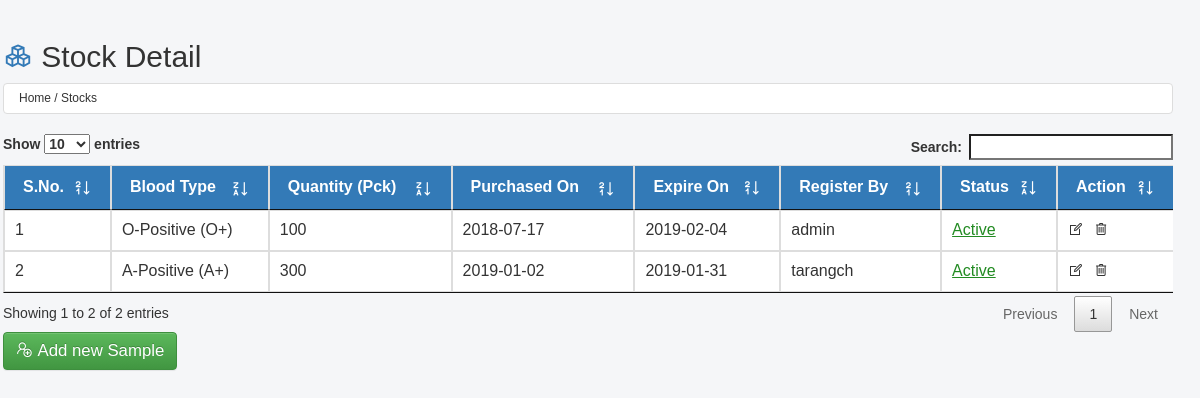
Screenshot of /Stock-Detail/ (signed in) with the database file from the repository.
### AppComponent/models.py (models this page shows)
class StockDetail(models.Model):
    StockId = models.AutoField(primary_key=True)
    Sample = models.CharField(max_length=50)
    Quantity = models.BigIntegerField()
    PurchasedOn = models.CharField(max_length=20)
    ExpireOn = models.CharField(max_length=20)
    CreatedBy = models.CharField(max_length=20)
    CreatedOn = models.CharField(max_length=20)
    ModifiedBy = models.CharField(max_length=20)
    ModifiedOn = models.CharField(max_length=20)
    isActive = models.BooleanField(default=0)
    class Meta:
        db_table = "tbl_StockDetail"

### AppComponent/views.py (the view)
# urls.py: path('Stock-Detail/', views.StockMasterList),
def StockMasterList(request):
    ResponceStatus = ''
    PkUserId = request.session['_PkId']
    MaxRegId = random_number(5,5)
    Join_Query = StockDetail.objects.raw('''Select * from tbl_StockDetail where isActive = 1''')
    return render(request,'StockMaster.html',{ 'StockListData' : Join_Query,'MyLatestId':MaxRegId,'ResponceStatus':ResponceStatus})

### AppComponent/views.py (called while the page is built)
def random_number(min_char=5,max_char=8):
    allchar = string.ascii_letters.upper() + string.digits
    randNumber = "".join(choice(allchar) for x in range(randint(min_char, max_char)))
    return randNumber

### AppComponent/templates/StockMaster.html (shortened to what this page needs)
﻿<html>
	<head> {% load static %}
		<link href="{% static '/Content/bootstrap.min.css' %}" rel="stylesheet" type="text/css" />
		<link href="{% static '/Content/bootstrap-theme.min.css' %}" rel="stylesheet" type="text/css" />
		<link href="{% static '/CSS/line-awesome.css' %}" rel="stylesheet" type="text/css" />
		<link href="{% static '/CSS/line-awesome-font-awesome.css' %}" rel="stylesheet" type="text/css" />
		<link href="{% static '/CSS/CustomStyle.css' %}" rel="stylesheet"/>
		<link href="{% static '/CSS/animate.css' %}" rel="stylesheet" />
		<link href="{% static '/CSS/jquery.dataTables.css' %}" rel="stylesheet" />
		<link href="{% static '/Scripts/jQueryDatePicker/jquery-ui.css' %}" rel="stylesheet"/>
	</head>
	<body class="compBody"> {% csrf_token %}
		<div class="container-fluid GlbFont">
			<div class="row">
				<div class="col-xs-12 col-sm-12">
					<h2 class="h2">
						<i class="la la-cubes text-primary"></i>&nbsp;<span class="ProjectsFont">Stock Detail</span>
					</h2>
					<h6 class="h6">
						<span class="breadcrumb col-xs-12 table-bordered GlbFont bg-White">Home / Stocks</span>
					</h6>
				</div>
			</div>
			<div class="row">
				<div class="col-xs-12">
					<div style="border-radius: 10px 10px;">
						<div class="table-responsive">
							<table id="SmpleListStock" class="table table-bordered table-hover GlbFont">
								<thead>
									<tr class="bg-primary">
										<th>S.No.
											<i class="la la-sort-numeric-desc" style="float: right; margin-top: 2%; font-size: larger;"></i>
										</th>
										<th>Blood Type
											<i class="la la-sort-alpha-desc" style="float: right; margin-top: 2%; font-size: larger;"></i>
										</th>
										<th>Quantity (Pck)
											<i class="la la-sort-alpha-desc" style="float: right; margin-top: 2%; font-size: larger;"></i>
										</th>
										<th>Purchased On
											<i class="la la-sort-numeric-desc" style="float: right; margin-top: 2%; font-size: larger;"></i>
										<th>Expire On
											<i class="la la-sort-numeric-desc" style="float: right; margin-top: 2%; font-size: larger;"></i>
										</th>
										<th>Register By
											<i class="la la-sort-numeric-desc" style="float: right; margin-top: 2%; font-size: larger;"></i>
										</th>
										<th>Status
											<i class="la la-sort-alpha-desc" style="float: right; margin-top: 2%; font-size: larger;"></i>
										</th>
										<th>Action
											<i class="la la-sort-numeric-desc" style="float: right; margin-top: 2%; font-size: larger;"></i>
										</th>
									</tr>
								</thead>
								<tbody> {% for item in StockListData %}
									<tr>
										<td>{{ forloop.counter }}</td>
										<td>{{item.Sample}}</td>
										<td>{{item.Quantity}}</td>
										<td>{{item.PurchasedOn}}</td>
										<td>{{item.ExpireOn}}</td>
										<td>{{item.CreatedBy}}</td> {% if item.isActive == 0 %}
										<td>
											<span id="Deac_{{item.pk}}" href="#" class="InActiveLink">In-Active</span>
										</td> {% else %}
										<td>
											<span id="Deac_{{item.pk}}" href="#" class="ActiveLink">Active</span>
										</td> {% endif %}
										<td>
											<i id="Edit_{{item.pk}}" class="la la-edit cursor-pointer editSample"></i>&nbsp;
											<i id="Delete_{{item.pk}}" class="la la-trash-o cursor-pointer deleteSample"></i>
										</td>
									</tr> {% endfor %}
								</tbody>
							</table>
						</div>
					</div>
				</div>
			</div>
			<div class="row">
				<div class="col-xs-12">
					<button id="OpenModal" href="#" class="btn btn-success GlbFont" style="font-size: larger;">
						<i class="la la-user-plus"></i>&nbsp;Add new Sample
					</button>
				</div>
			</div>
		</div>
	</body>
</html>

### AppComponent/static/CSS/CustomStyle.css (style rules this page uses)
.compBody { margin-left: -1%; margin-right: 1%; background-color: #f5f6f8; overflow-y: scroll !important; }
body { overflow: hidden; background-color: #E4EAE6; -webkit-user-select: none; -moz-user-select: -moz-none; -ms-user-select: none; user-select: none; }
.GlbFont { font-family: 'Lucida Sans', 'Lucida Sans Regular', 'Lucida Grande', 'Lucida Sans Unicode', Geneva, Verdana, sans-serif; }
.ProjectsFont { font-family: 'Trebuchet MS', 'Lucida Sans Unicode', 'Lucida Grande', 'Lucida Sans', Arial, sans-serif; }
.cursor-pointer { cursor: pointer; }
.ActiveLink { text-decoration: underline; cursor: pointer; color: forestgreen; }
.bg-White { background-color: white; }

### rows the page displays
StockDetail: Sample "O-Positive (O+)", Quantity "100", PurchasedOn "2018-07-17", ExpireOn "2019-02-04", CreatedBy "admin"
StockDetail: Sample "A-Positive (A+)", Quantity "300", PurchasedOn "2019-01-02", ExpireOn "2019-01-31", CreatedBy "tarangch"
